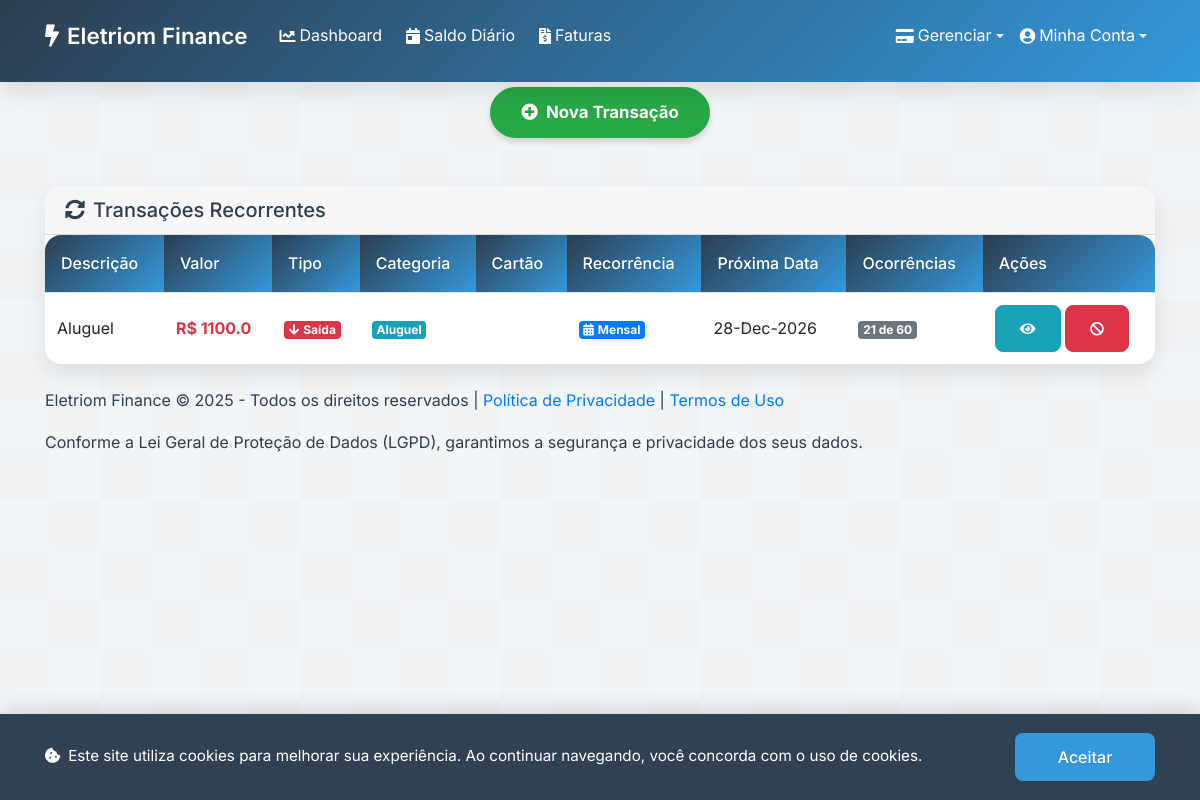
The app's page /recurring (signed in) with its own data.
### app.py (models this page shows, shortened)
class Transaction(db.Model):
    id = db.Column(db.Integer, primary_key=True)
    date = db.Column(db.Date, nullable=False)
    value = db.Column(db.Float, nullable=False)
    description = db.Column(db.String(200), nullable=False)
    trans_type = db.Column(db.String(10), nullable=False)  # "entrada" ou "saida"
    category = db.Column(db.String(50), nullable=True)
    is_recurring = db.Column(db.Boolean, default=False)
    recurrence_type = db.Column(db.String(20), nullable=True)  # "diario", "semanal", "mensal", "anual"
    recurrence_end_date = db.Column(db.Date, nullable=True)
    recurrence_count = db.Column(db.Integer, nullable=True)
    parent_id = db.Column(db.Integer, db.ForeignKey('transaction.id'), nullable=True)
    credit_card_id = db.Column(db.Integer, db.ForeignKey('credit_card.id'), nullable=True)
    user_id = db.Column(db.Integer, db.ForeignKey('user.id'), nullable=False)

### app.py (the view)
@app.route('/recurring')
@login_required
def recurring_transactions():
    recurring_groups = []
    parent_transactions = Transaction.query.filter_by(is_recurring=True, parent_id=None, user_id=current_user.id).all()
    for parent in parent_transactions:
        series_transactions = Transaction.query.filter(
            db.or_(
                Transaction.id == parent.id,
                Transaction.parent_id == parent.id
            )
        ).order_by(Transaction.date).all()
        today = datetime.now().date()
        future_transactions = [t for t in series_transactions if t.date > today]
        next_date = future_transactions[0].date.strftime("%d-%b-%Y") if future_transactions else "Finalizada"
        credit_card_name = None
        if parent.credit_card_id:
            card = db.session.get(CreditCard, parent.credit_card_id)
            if card:
                credit_card_name = card.name
        recurring_groups.append({
            'id': parent.id,
            'description': parent.description,
            'value': parent.value,
            'trans_type': parent.trans_type,
            'category': parent.category,
            'recurrence_type': parent.recurrence_type,
            'next_date': next_date,
            'count': len(series_transactions) - len(future_transactions),  # Ocorrências passadas
            'total': len(series_transactions),  # Total de ocorrências
            'credit_card_id': parent.credit_card_id,
            'credit_card_name': credit_card_name
        })
    return render_template('recurring.html', recurring_groups=recurring_groups)

### app.py (called while the page is built)
@login_manager.user_loader
def load_user(user_id):
    return db.session.get(User, int(user_id))

### templates/recurring.html (shortened to what this page needs)
{% extends "base.html" %}
{% block content %}
<div class="card mb-4">
  <div class="card-header d-flex justify-content-between align-items-center">
    <h5 class="mb-0"><i class="fas fa-sync-alt mr-2"></i>Transações Recorrentes</h5>
  </div>
  <div class="table-responsive">
    <table class="table table-hover mb-0">
      <thead>
        <tr>
          <th>Descrição</th>
          <th>Valor</th>
          <th>Tipo</th>
          <th>Categoria</th>
          <th>Cartão</th>
          <th>Recorrência</th>
          <th>Próxima Data</th>
          <th>Ocorrências</th>
          <th>Ações</th>
        </tr>
      </thead>
      <tbody>
        {% for group in recurring_groups %}
        <tr>
          <td>{{ group.description }}</td>
          <td class="font-weight-bold {% if group.trans_type == 'entrada' %}text-success{% else %}text-danger{% endif %}">
            R$ {{ group.value | round(2) }}
          </td>
          <td>
            {% if group.trans_type == 'entrada' %}
            <span class="badge badge-success"><i class="fas fa-arrow-up mr-1"></i>Entrada</span>
            {% else %}
            <span class="badge badge-danger"><i class="fas fa-arrow-down mr-1"></i>Saída</span>
            {% endif %}
          </td>
          <td>{% if group.category %}<span class="badge badge-info">{{ group.category }}</span>{% endif %}</td>
          <td>{% if group.credit_card_name %}<span class="badge badge-warning"><i class="fas fa-credit-card mr-1"></i>{{ group.credit_card_name }}</span>{% endif %}</td>
          <td>
            <span class="badge badge-primary">
              {% if group.recurrence_type == 'diario' %}
                <i class="fas fa-calendar-day mr-1"></i>Diária
              {% elif group.recurrence_type == 'semanal' %}
                <i class="fas fa-calendar-week mr-1"></i>Semanal
              {% elif group.recurrence_type == 'mensal' %}
                <i class="fas fa-calendar-alt mr-1"></i>Mensal
              {% elif group.recurrence_type == 'anual' %}
                <i class="fas fa-calendar mr-1"></i>Anual
              {% endif %}
            </span>
          </td>
          <td>{{ group.next_date }}</td>
          <td><span class="badge badge-secondary">{{ group.count }} de {{ group.total }}</span></td>
          <td>
            <button class="btn btn-sm btn-info btn-view-series" data-id="{{ group.id }}"><i class="fas fa-eye"></i></button>
            <button class="btn btn-sm btn-danger btn-cancel-series" data-id="{{ group.id }}"><i class="fas fa-ban"></i></button>
          </td>
        </tr>
        {% endfor %}
      </tbody>
    </table>
  </div>
</div>
{% endblock %}

### static/style.css (style rules this page uses)
:root { --primary-color: #2c3e50; --secondary-color: #34495e; --accent-color: #3498db; --success-color: #2ecc71; --danger-color: #e74c3c; --text-color: #2c3e50; --light-bg: #f8f9fa; --border-color: #dee2e6; --primary-gradient: linear-gradient(135deg, #2c3e50, #3498db); --secondary-gradient: linear-gradient(135deg, #3498db, #2ecc71); --box-shadow: 0 10px 25px rgba(0, 0, 0, 0.1); --text-shadow: 0 1px 2px rgba(0, 0, 0, 0.1); }
* { margin: 0; padding: 0; box-sizing: border-box; }
body { font-family: 'Inter', -apple-system, BlinkMacSystemFont, sans-serif; line-height: 1.6; color: var(--text-color); }
.card { border: none; border-radius: 16px; box-shadow: var(--box-shadow); transition: all 0.3s ease; overflow: hidden; }
.table { background: white; border-radius: 16px; overflow: hidden; box-shadow: var(--box-shadow); transition: all 0.3s ease; }
.table thead th { background: var(--primary-gradient); color: white; font-weight: 500; border: none; text-shadow: var(--text-shadow); padding: 1rem; }
.table td { vertical-align: middle; border-color: var(--border-color); }
.btn { border-radius: 8px; padding: 0.75rem 1.5rem; font-weight: 500; transition: transform 0.2s; }

### records on screen
Transaction: description "Aluguel", value "1100.0", trans_type "Saída", category "Aluguel", recurrence_type "mensal" (drawn), next_date "28-Dec-2026", count "21", total "60"
